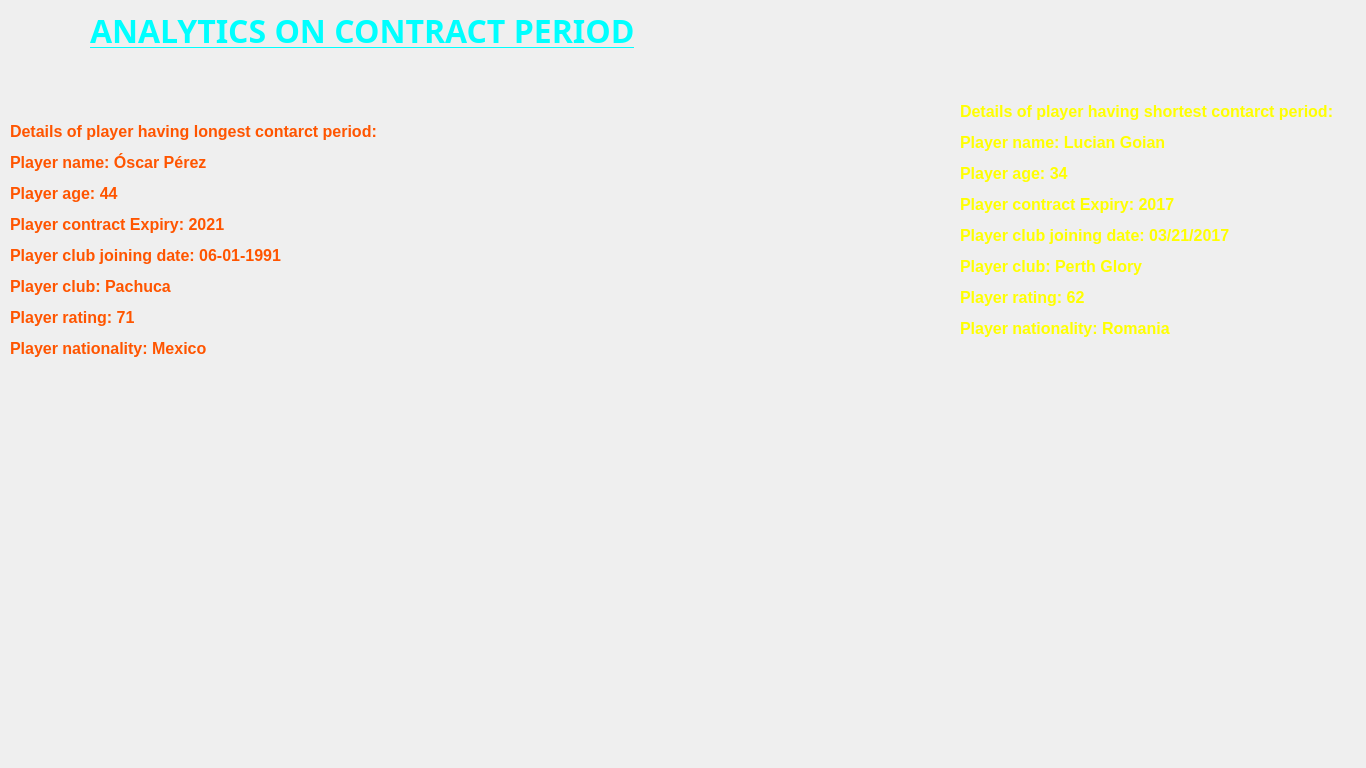
<?xml version="1.0" encoding="UTF-8"?>
<ui version="4.0">
 <class>analysis5</class>
 <widget class="QDialog" name="analysis5">
  <property name="geometry">
   <rect>
    <x>0</x>
    <y>0</y>
    <width>1366</width>
    <height>768</height>
   </rect>
  </property>
  <property name="windowTitle">
   <string>Analytics on Contract Peroid</string>
  </property>
  <widget class="QLabel" name="background">
   <property name="geometry">
    <rect>
     <x>0</x>
     <y>0</y>
     <width>1366</width>
     <height>768</height>
    </rect>
   </property>
   <property name="text">
    <string/>
   </property>
   <property name="pixmap">
    <pixmap resource="resources.qrc">:/background6.jpg</pixmap>
   </property>
   <property name="scaledContents">
    <bool>true</bool>
   </property>
  </widget>
  <widget class="QLabel" name="heading">
   <property name="geometry">
    <rect>
     <x>90</x>
     <y>0</y>
     <width>831</width>
     <height>61</height>
    </rect>
   </property>
   <property name="font">
    <font>
     <family>ErgoeBlackExpanded</family>
     <pointsize>24</pointsize>
    </font>
   </property>
   <property name="text">
    <string>&lt;html&gt;&lt;head/&gt;&lt;body&gt;&lt;p&gt;&lt;span style=&quot; font-size:24pt; font-weight:600; text-decoration: underline; color:#00ffff;&quot;&gt;ANALYTICS ON CONTRACT PERIOD&lt;/span&gt;&lt;/p&gt;&lt;/body&gt;&lt;/html&gt;</string>
   </property>
  </widget>
  <widget class="QLabel" name="longestContract">
   <property name="geometry">
    <rect>
     <x>10</x>
     <y>80</y>
     <width>401</width>
     <height>321</height>
    </rect>
   </property>
   <property name="text">
    <string>&lt;html&gt;&lt;head/&gt;&lt;body&gt;&lt;p&gt;&lt;span style=&quot; font-size:12pt; font-weight:600; color:#ff5500;&quot;&gt;Details of player having longest contarct period:&lt;/span&gt;&lt;/p&gt;&lt;p&gt;&lt;span style=&quot; font-size:12pt; font-weight:600; color:#ff5500;&quot;&gt;Player name: Óscar Pérez&lt;/span&gt;&lt;/p&gt;&lt;p&gt;&lt;span style=&quot; font-size:12pt; font-weight:600; color:#ff5500;&quot;&gt;Player age: 44&lt;/span&gt;&lt;/p&gt;&lt;p&gt;&lt;span style=&quot; font-size:12pt; font-weight:600; color:#ff5500;&quot;&gt;Player contract Expiry: 2021&lt;/span&gt;&lt;/p&gt;&lt;p&gt;&lt;span style=&quot; font-size:12pt; font-weight:600; color:#ff5500;&quot;&gt;Player club joining date: 06-01-1991&lt;/span&gt;&lt;/p&gt;&lt;p&gt;&lt;span style=&quot; font-size:12pt; font-weight:600; color:#ff5500;&quot;&gt;Player club: Pachuca&lt;/span&gt;&lt;/p&gt;&lt;p&gt;&lt;span style=&quot; font-size:12pt; font-weight:600; color:#ff5500;&quot;&gt;Player rating: 71&lt;/span&gt;&lt;/p&gt;&lt;p&gt;&lt;span style=&quot; font-size:12pt; font-weight:600; color:#ff5500;&quot;&gt;Player nationality: Mexico&lt;/span&gt;&lt;/p&gt;&lt;/body&gt;&lt;/html&gt;</string>
   </property>
  </widget>
  <widget class="QLabel" name="shortestContract">
   <property name="geometry">
    <rect>
     <x>960</x>
     <y>60</y>
     <width>421</width>
     <height>321</height>
    </rect>
   </property>
   <property name="text">
    <string>&lt;html&gt;&lt;head/&gt;&lt;body&gt;&lt;p&gt;&lt;span style=&quot; font-size:12pt; font-weight:600; color:#ffff00;&quot;&gt;Details of player having shortest contarct period:&lt;/span&gt;&lt;/p&gt;&lt;p&gt;&lt;span style=&quot; font-size:12pt; font-weight:600; color:#ffff00;&quot;&gt;Player name: Lucian Goian&lt;/span&gt;&lt;/p&gt;&lt;p&gt;&lt;span style=&quot; font-size:12pt; font-weight:600; color:#ffff00;&quot;&gt;Player age: 34&lt;/span&gt;&lt;/p&gt;&lt;p&gt;&lt;span style=&quot; font-size:12pt; font-weight:600; color:#ffff00;&quot;&gt;Player contract Expiry: 2017&lt;/span&gt;&lt;/p&gt;&lt;p&gt;&lt;span style=&quot; font-size:12pt; font-weight:600; color:#ffff00;&quot;&gt;Player club joining date: 03/21/2017&lt;/span&gt;&lt;/p&gt;&lt;p&gt;&lt;span style=&quot; font-size:12pt; font-weight:600; color:#ffff00;&quot;&gt;Player club: Perth Glory&lt;/span&gt;&lt;/p&gt;&lt;p&gt;&lt;span style=&quot; font-size:12pt; font-weight:600; color:#ffff00;&quot;&gt;Player rating: 62&lt;/span&gt;&lt;/p&gt;&lt;p&gt;&lt;span style=&quot; font-size:12pt; font-weight:600; color:#ffff00;&quot;&gt;Player nationality: Romania&lt;/span&gt;&lt;/p&gt;&lt;/body&gt;&lt;/html&gt;</string>
   </property>
  </widget>
  <widget class="QLabel" name="bargraph">
   <property name="geometry">
    <rect>
     <x>20</x>
     <y>410</y>
     <width>361</width>
     <height>311</height>
    </rect>
   </property>
   <property name="text">
    <string/>
   </property>
   <property name="pixmap">
    <pixmap resource="resources.qrc">:/complete-fifa-2017-player-dataset-global/Solution/contract_bar_graph.png</pixmap>
   </property>
   <property name="scaledContents">
    <bool>true</bool>
   </property>
  </widget>
  <widget class="QLabel" name="piechart">
   <property name="geometry">
    <rect>
     <x>940</x>
     <y>400</y>
     <width>361</width>
     <height>311</height>
    </rect>
   </property>
   <property name="text">
    <string/>
   </property>
   <property name="pixmap">
    <pixmap resource="resources.qrc">:/complete-fifa-2017-player-dataset-global/Solution/contract_pie_chart.png</pixmap>
   </property>
  </widget>
 </widget>
 <resources>
  <include location="resources.qrc"/>
 </resources>
 <connections/>
</ui>
